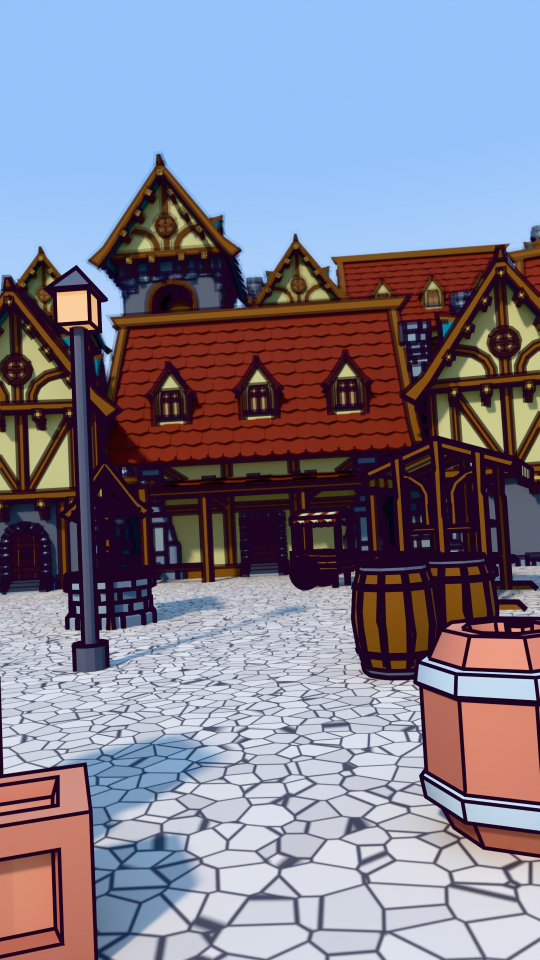
#> input picture engine/test/plates/village__A__day.jpg, 1080 x 1920 px (shown at 1/2 size)
$ python -i kit.py   (imports and definitions only)
#> lines starting #> are read from the running program, lines starting #| are printed output that depends on the picture
#> further down, picture is the input picture: PIL image 1080x1920 RGB; mean R, G, B 130, 126.3, 142.4
"""flat2d: a rich flat-2D scene kit for 1080x1920 shorts (Pillow + numpy).

Every helper draws onto an RGBA PIL image in place (or returns a layer) so a scene is a stack of
calls, back to front. Each call is one *layer* that an animator can move on its own: keep the
arguments (offsets, seeds, phases) as the animation parameters.

Rules baked in (LESSONS.md / stickman/DRAWING_RULES.md):
- Blur only alpha masks (PIL blur on straight RGBA drags in black halos): see `glow`, `soft_layer`.
- Glow is warm or coloured *behind* characters; never over a face.
- Captions follow PIPELINE.md > Captions ("sentence" style).
"""
import math, os, sys
import numpy as np
from PIL import Image, ImageDraw, ImageFilter, ImageFont, ImageChops, ImageColor

ROOT = os.path.dirname(os.path.dirname(os.path.abspath(__file__)))
sys.path.insert(0, os.path.join(ROOT, 'stickman', 'scripts'))
import stickman  # noqa: E402

W, H = 1080, 1920
INK = (18, 16, 26)
FONT_XB = os.path.join(ROOT, 'engine/fonts/Poppins-ExtraBold.ttf')
FONT_B = os.path.join(ROOT, 'engine/fonts/Poppins-Bold.ttf')
_fonts = {}


# [11 lines left out: functions font, rgb, not called in this run]


def lerp(a, b, t): return tuple(int(a[i] + (b[i] - a[i]) * t) for i in range(3))


def layer(w=W, h=H): return Image.new('RGBA', (w, h), (0, 0, 0, 0))


def mask(w=W, h=H): return Image.new('L', (w, h), 0)


# ---------------------------------------------------------------- compositing
# [240 lines left out: functions fill_mask, glow, soft_layer, vgrad, radial, cloud_bands and 8 more, not called in this run]


def grain(img, amount=0.035, paper=0.05, seed=11):
    """Paper texture: low-frequency mottling + fine grain (multiply). Static per shot, or re-seed per
    2 frames for a 'boiling' film look."""
#> called with amount = 0.035, paper = 0.05, seed = 11
    rng = np.random.default_rng(seed)
    a = np.asarray(img, np.float32)
    fine = rng.normal(0, 1, (img.height, img.width)) * amount
    low = Image.fromarray(((rng.normal(0, 1, (img.height // 24 + 1, img.width // 24 + 1)) * 40 + 128).clip(0, 255)).astype(np.uint8))
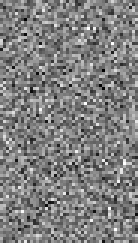
#> low: PIL image 46x81 L (shown 3 times larger); min 0, max 255, mean 127.8
    low = np.asarray(low.resize((img.width, img.height), Image.BICUBIC).filter(ImageFilter.GaussianBlur(6)), np.float32)
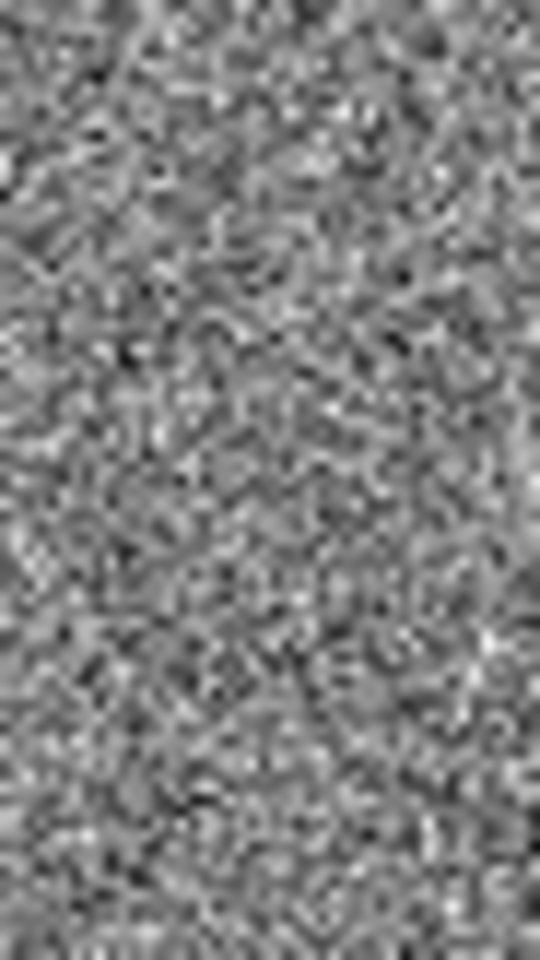
#> low: shape (1920, 1080) float32 (shown at 1/2 size); min 14, max 243, mean 127.8
    low = (low - 128) / 128 * paper
    f = (1 + fine + low)[..., None]
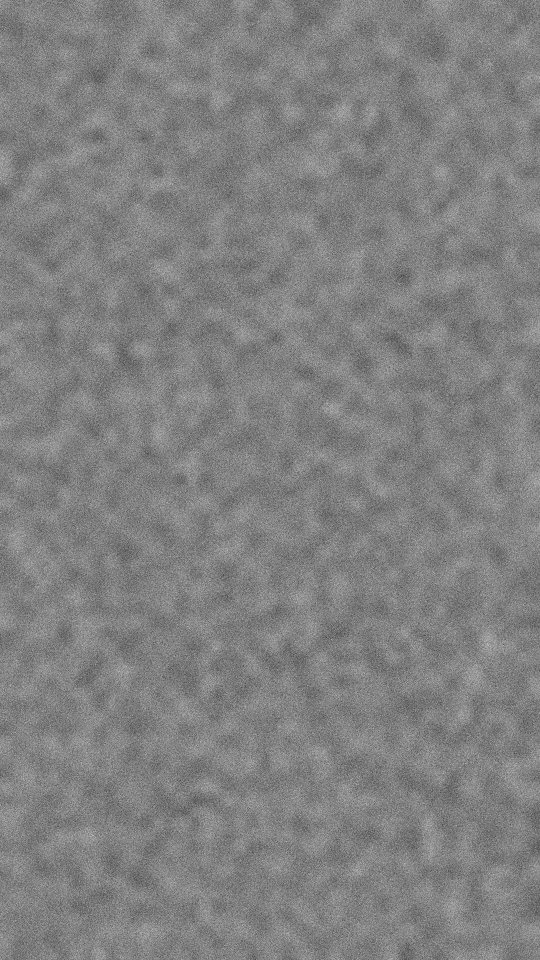
#> f: shape (1920, 1080, 1) float64 (shown at 1/2 size); min 0.804, max 1.19, mean 1; drawn with min black and max white
    a[..., :3] = a[..., :3] * f
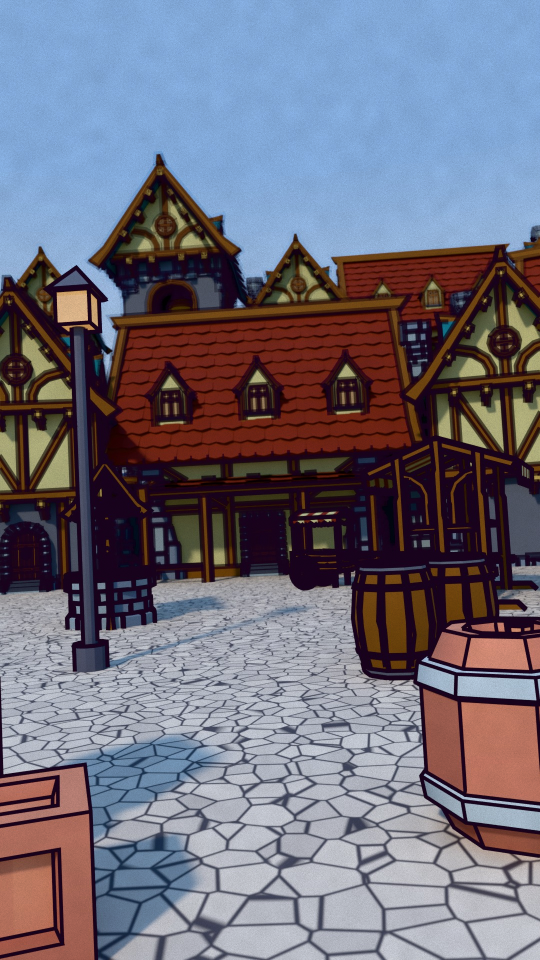
#> a: shape (1920, 1080, 3) float32 (shown at 1/2 size); mean R, G, B 130.1, 126.1, 142.3; drawn with min black and max white
    img.paste(Image.fromarray(a.clip(0, 255).astype(np.uint8)))


# [74 lines left out: functions vignette, contact_shadow, stick, head_of, place, not called in this run]


# ---------------------------------------------------------------- text and UI
def text_w(txt, f): return ImageDraw.Draw(Image.new('L', (1, 1))).textlength(txt, font=f)


# [79 lines left out: functions label, title, busy, clean_band, caption, pill, not called in this run]


def rotated_paste(img, lay, cx, cy, angle):
    r = lay.rotate(angle, resample=Image.BICUBIC, expand=True)
    img.alpha_composite(r, (int(cx - r.width / 2), int(cy - r.height / 2)))


# [20 lines left out: functions light_rays, foreground_frame, not called in this run]

>>> from PIL import Image
>>> picture = Image.open('../engine/test/plates/village__A__day.jpg')
>>> result = grain(picture)

$ run again, on engine/test/plates/village__M__day.jpg
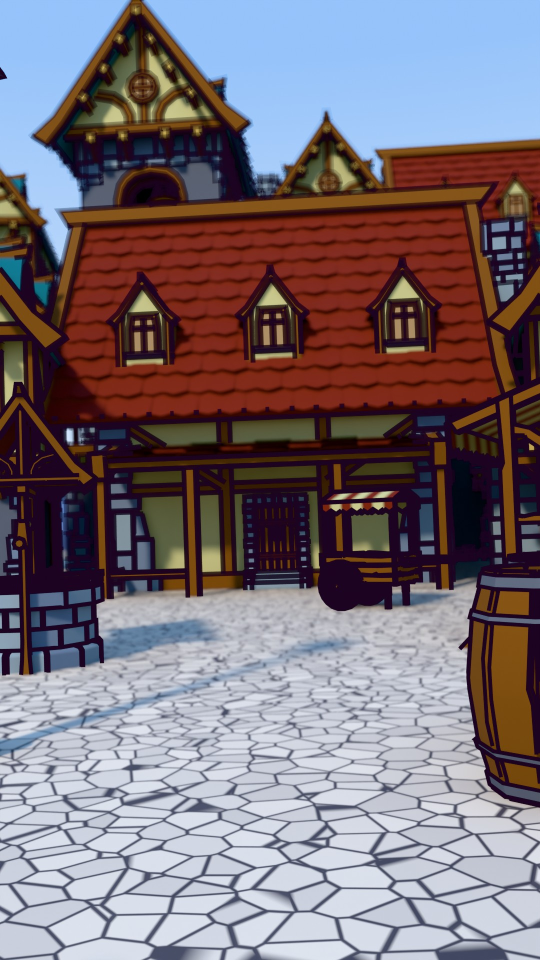
#> input picture engine/test/plates/village__M__day.jpg, 1080 x 1920 px (shown at 1/2 size)
#> picture is the input picture: PIL image 1080x1920 RGB; mean R, G, B 121.5, 109.7, 117.6
#> in grain, `a[..., :3] = a[..., :3] * f`:
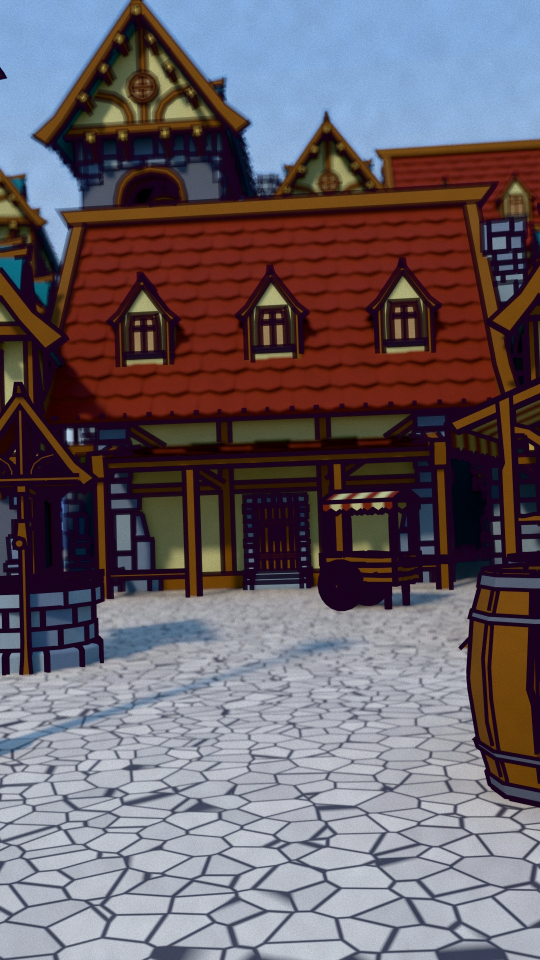
#> a: shape (1920, 1080, 3) float32 (shown at 1/2 size); mean R, G, B 121.5, 109.5, 117.5; drawn with min black and max white
